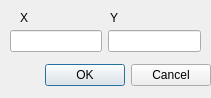
<?xml version="1.0" encoding="UTF-8"?>
<ui version="4.0">
 <class>PointEditDialog</class>
 <widget class="QDialog" name="PointEditDialog">
  <property name="geometry">
   <rect>
    <x>0</x>
    <y>0</y>
    <width>211</width>
    <height>98</height>
   </rect>
  </property>
  <property name="windowTitle">
   <string>Dialog</string>
  </property>
  <widget class="QDialogButtonBox" name="buttonBox">
   <property name="geometry">
    <rect>
     <x>10</x>
     <y>60</y>
     <width>201</width>
     <height>31</height>
    </rect>
   </property>
   <property name="orientation">
    <enum>Qt::Horizontal</enum>
   </property>
   <property name="standardButtons">
    <set>QDialogButtonBox::Cancel|QDialogButtonBox::Ok</set>
   </property>
  </widget>
  <widget class="QLabel" name="label">
   <property name="geometry">
    <rect>
     <x>20</x>
     <y>10</y>
     <width>59</width>
     <height>16</height>
    </rect>
   </property>
   <property name="text">
    <string>X</string>
   </property>
  </widget>
  <widget class="QLabel" name="label_2">
   <property name="geometry">
    <rect>
     <x>110</x>
     <y>10</y>
     <width>59</width>
     <height>16</height>
    </rect>
   </property>
   <property name="text">
    <string>Y</string>
   </property>
  </widget>
  <widget class="QWidget" name="layoutWidget">
   <property name="geometry">
    <rect>
     <x>10</x>
     <y>30</y>
     <width>191</width>
     <height>23</height>
    </rect>
   </property>
   <layout class="QHBoxLayout" name="horizontalLayout">
    <item>
     <widget class="QLineEdit" name="xLineEdit"/>
    </item>
    <item>
     <widget class="QLineEdit" name="yLineEdit"/>
    </item>
   </layout>
  </widget>
 </widget>
 <tabstops>
  <tabstop>xLineEdit</tabstop>
  <tabstop>yLineEdit</tabstop>
 </tabstops>
 <resources/>
 <connections>
  <connection>
   <sender>buttonBox</sender>
   <signal>accepted()</signal>
   <receiver>PointEditDialog</receiver>
   <slot>accept()</slot>
   <hints>
    <hint type="sourcelabel">
     <x>248</x>
     <y>254</y>
    </hint>
    <hint type="destinationlabel">
     <x>157</x>
     <y>274</y>
    </hint>
   </hints>
  </connection>
  <connection>
   <sender>buttonBox</sender>
   <signal>rejected()</signal>
   <receiver>PointEditDialog</receiver>
   <slot>reject()</slot>
   <hints>
    <hint type="sourcelabel">
     <x>316</x>
     <y>260</y>
    </hint>
    <hint type="destinationlabel">
     <x>286</x>
     <y>274</y>
    </hint>
   </hints>
  </connection>
 </connections>
</ui>
